Frame 1 (no input): blank canvas, image omitted
Frame 60 (no input): blank canvas, image omitted
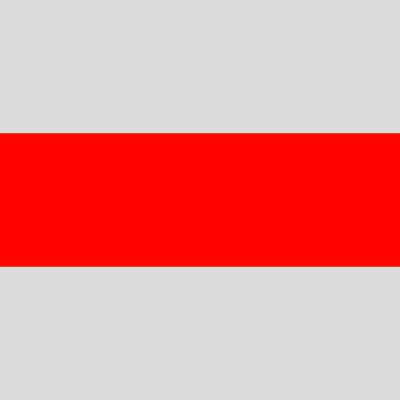
Frame 120 (the mouse pressed at the canvas centre since frame 60)

The p5.js sketch whose frames 1 and 60 were blank and that drew this single picture after the mouse press (run headless with seeded random() and noise() and a simulated clock; from frame 60 on, the mouse is pressed at the canvas centre):

// p5.js sketch
// ── sketch.js
function setup() {
  createCanvas(400, 400);
}

function draw() {
  background(220);
  fill(255, 0, 0);
  noStroke();
  
  const part_1 = height / 3;
  const part_2 = part_1 * 2;
  
  if (mouseY > 0 && mouseY < part_1) {
    rect(0, 0, width, part_1);
  }
  else if (mouseY > part_1 && mouseY < part_2) {
    rect(0, part_1, width, part_1);
  }
  else if (mouseY > part_2 && mouseY < height) {
    rect(0, part_2,  width, part_1);
  }
}
